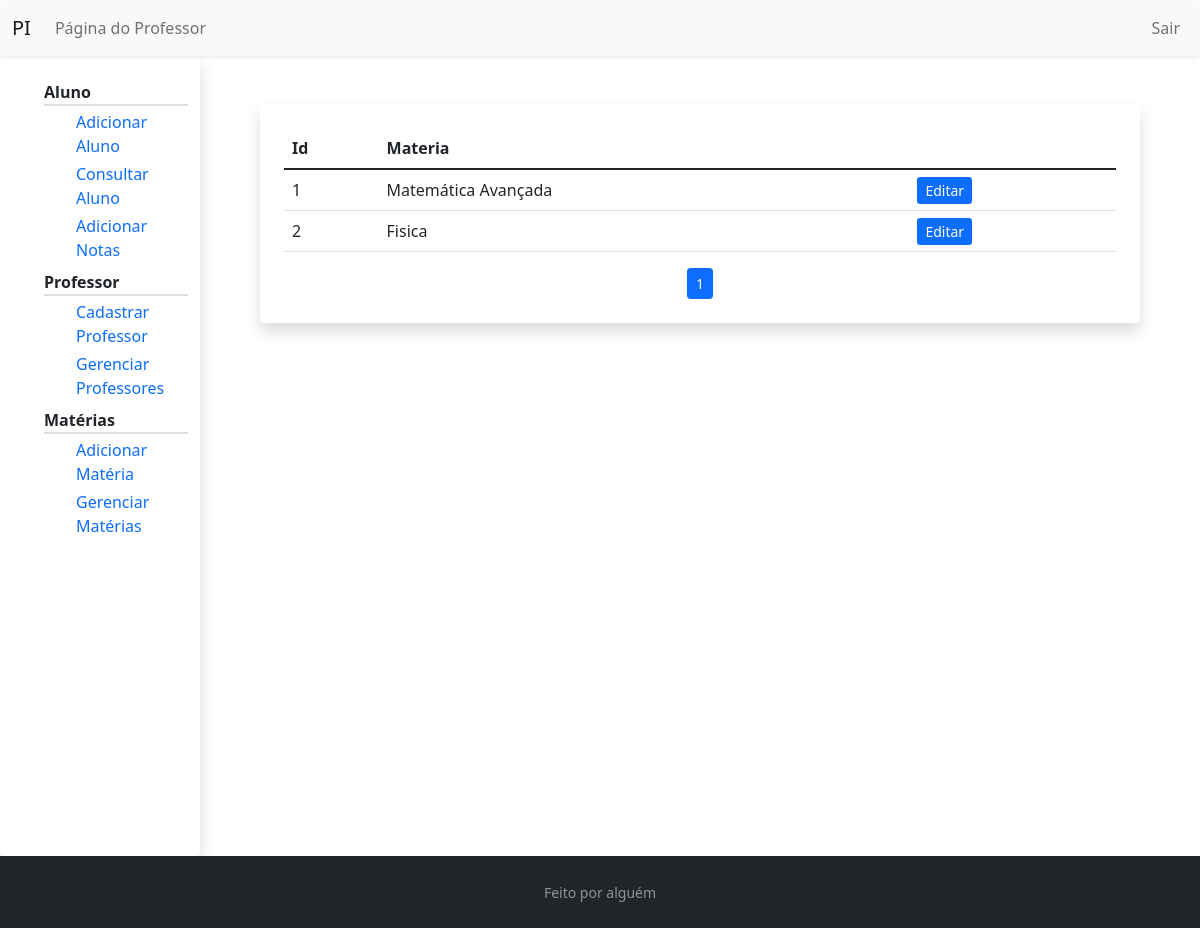
/gerenciar/materia/ (signed in), run on an earlier commit of the app's database.
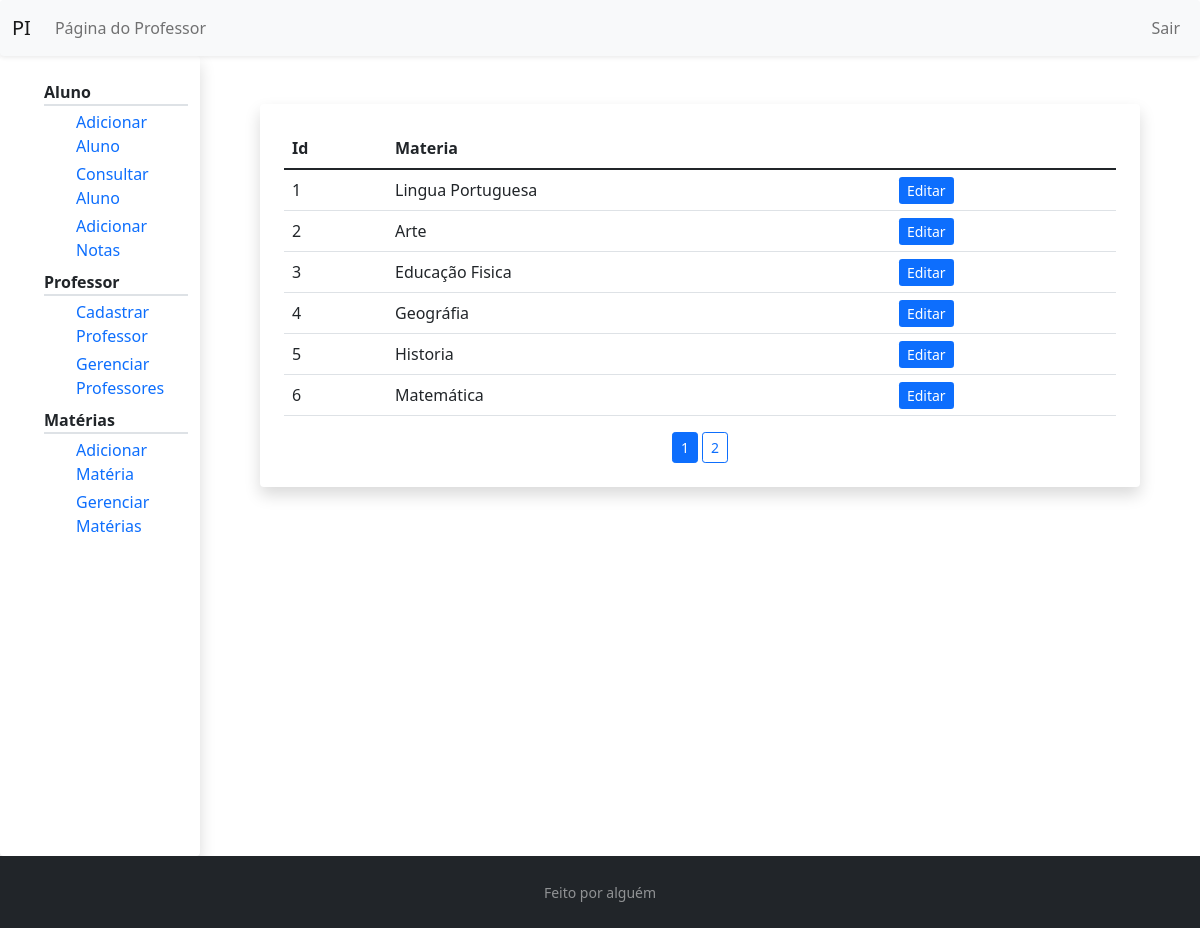
And on a later commit of the database.
### pi/models.py (models this page shows, shortened)
class Materia(db.Model):
    id = db.Column(db.Integer, primary_key=True)
    nome = db.Column(db.String(100), nullable=False, unique=True)

### pi/routes.py (the view)
@app.route("/gerenciar/materia/", methods=["GET", "POST"])
@login_required
def gerenciar_materia():
    page = request.args.get('page', 1, type=int)
    materias = Materia.query.paginate(per_page=6)
    return render_template('gerenciar_materias.html',
                            titulo='Gerenciar Materias',
                            user='gerenciar',
                            lista_materias=materias)

### pi/models.py (called while the page is built)
@login_manager.user_loader
def load_user(professor_id):
    return Professor.query.get(int(professor_id))

### pi/templates/gerenciar_materias.html
{% extends "professor_layout.html" %}
{% block prof %}
    <div class="shadow p-4 mb-5 bg-white rounded m-5">
        <table class="table ">
            <thead class="border-bottom border-dark" >
                <tr>
                    <th scope="col"> Id</th>
                    <th scope="col"> Materia </th>
                </tr>
            </thead>
            <tbody>
                {% for materia in lista_materias.items %}
                    <tr>
                        <td> {{ materia.id }} </td>
                        <td> {{ materia.nome }} </td>
                        <td>
                            <a class="btn-primary btn-sm" href=" {{ url_for('editar_materia', id_materia=materia.id) }} "> Editar </a>
                        </td>
                    </tr>
                {% endfor %}
            </tbody>
        </table>
        <div class="text-center">
            {%  for numero_pagina in lista_materias.iter_pages() %}
                {% if numero_pagina %}
                    {% if lista_materias.page == numero_pagina %}
                        <a class="btn btn-primary btn-sm" href="{{ url_for('gerenciar_materia', page=numero_pagina) }}">{{ numero_pagina }}</a>
                    {% else %}
                        <a class="btn btn-outline-primary btn-sm" href=" {{ url_for('gerenciar_materia', page=numero_pagina) }} "> {{ numero_pagina }} </a>
                    {% endif %}
                {% else %}
                    ...
                {% endif %}
            {% endfor %}
        </div>
    </div>
{% endblock prof %}

### pi/templates/professor_layout.html (shortened to what this page needs)
{% extends "layout.html"%}
{% block conteudo %}
    <div class="container-fluid">
        <div class="row">
            <div class="col-2 shadow pt-4 rounded" style="height:100vh;">
                <ul class="text-start">
                    <li class="border-bottom border-2 fw-bold" > Aluno </li>
                    <ul>
                        <li class="mt-1"> <a href=" {{url_for('registrar_aluno')}} "> Adicionar Aluno </a> </li>
                        <li class="mt-1"> <a href=" {{url_for('consultar_aluno')}} "> Consultar Aluno </a> </li>
                        <li class="mt-1"> <a href=" {{url_for('adicionar_nota')}} "> Adicionar Notas </a> </li>
                    </ul>
                    <li class="mt-2 border-bottom border-2 fw-bold"> Professor </li>
                    <ul>
                        <li class="mt-1"> <a href=" {{ url_for('registrar') }} "> Cadastrar Professor </a></li>
                        <li class="mt-1"> <a href=" {{ url_for('gerenciar_professor') }} "> Gerenciar Professores </a> </li>
                    </ul>
                    <li class="mt-2 border-bottom border-2 fw-bold"> Matérias </li>
                    <ul>
                        <li class="mt-1"> <a href=" {{ url_for('registrar_materia') }} "> Adicionar Matéria </a> </li>
                        <li class="mt-1"> <a href=" {{ url_for('gerenciar_materia') }} "> Gerenciar Matérias </a> </li>
                    </ul>
                </ul>
            </div>
            <div class="col">
                {% block prof%}
                {% endblock prof%}
            </div>
          </div>
    </div>
{% endblock conteudo %}

### pi/templates/layout.html (shortened to what this page needs)
<!DOCTYPE html>
<html lang="pt-br">
    <head>
        <link href="https://cdn.jsdelivr.net/npm/bootstrap@5.1.1/dist/css/bootstrap.min.css" rel="stylesheet">
        <link rel="stylesheet" type="text/css" href="{{ url_for('static', filename='main.css')}}">
    </head>
    <body class="d-flex flex-column min-vh-100">
        {% if user %}
            <header>
                <nav class="navbar navbar-expand-lg navbar-light bg-light rounded shadow-sm">
                    <div class="container-fluid">
                        <a class="navbar-brand" href="{{url_for('home')}}">PI</a>
                        <div class="navbar-collapse collapse" id="navbarSupportedContent">
                            {% if current_user.is_authenticated %}
                                <div class="navbar-nav mr-auto">
                                    <a class="nav-item nav-link" href=" {{ url_for('professor') }} "> Página do Professor </a>
                                </div>
                                <div class="navbar-nav ms-auto">
                                    <a class="nav-item nav-link" href=" {{ url_for('logout') }}"> Sair </a>
                                </div>
                            {% endif %}
                        </div>
                    </div>
                </nav>
            </header>
        {% endif %}
        <main>
            {% block conteudo %}
            {% endblock conteudo %}
        </main>
        <footer class="flex-shrink-0 py-4 bg-dark text-white-50 mt-auto">
            <div class="container text-center">
              <small>Feito por alguém</small>
            </div>
          </footer>
    </body>
</html>

### pi/static/main.css (style rules this page uses)
html, body { height: 100vh; }
ul { list-style-type: none; }
a { text-decoration: none; }

What changed in the data, as far as the page shows it:
changed Materia id 1: nome "Matemática Avançada" → "Lingua Portuguesa"
changed Materia id 2: nome "Fisica" → "Arte"
added Materia: id "3", nome "Educação Fisica"
added Materia: id "4", nome "Geográfia"
added Materia: id "5", nome "Historia"
added Materia: id "6", nome "Matemática"
Also different on the page:
new list line: "2"
